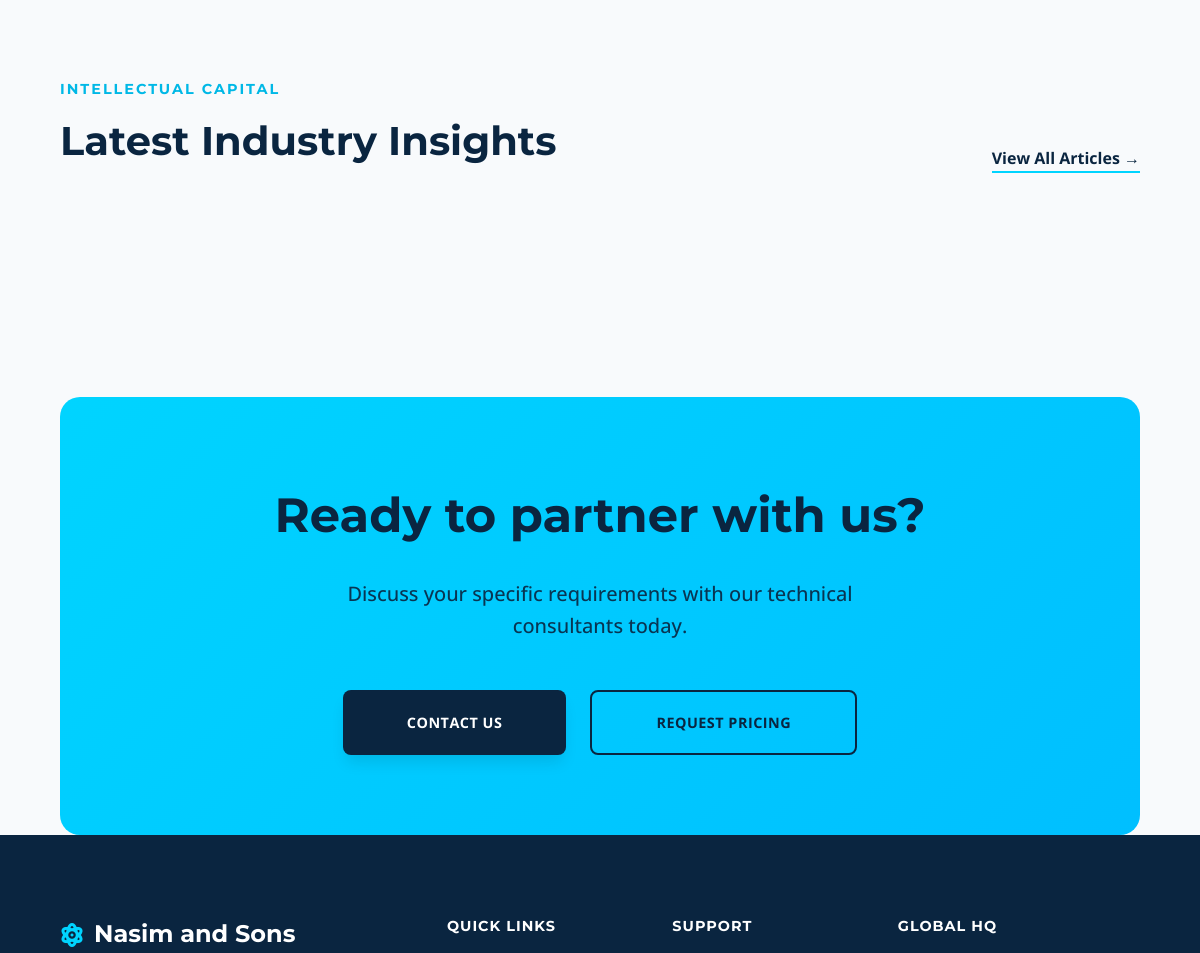
The app's page / (middle part), older data.
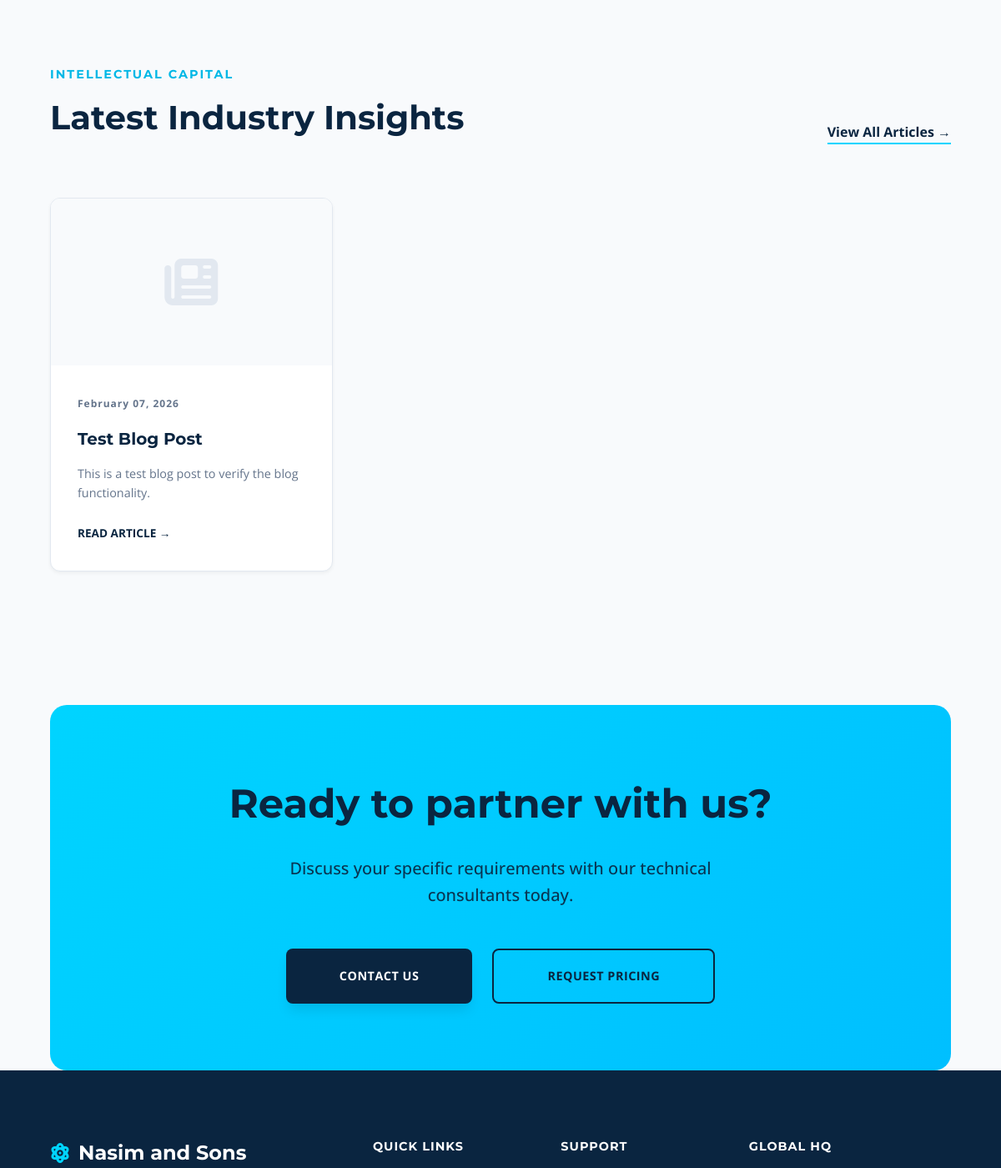
The same page, newer data.
### blog/models.py (models this page shows, shortened)
class BlogPost(models.Model):
    title = models.CharField(max_length=255)
    slug = models.SlugField(unique=True, blank=True)
    category = models.ForeignKey(BlogCategory, on_delete=models.SET_NULL, null=True, blank=True)
    content = RichTextField()
    image = models.ImageField(upload_to='blog/', blank=True, null=True)
    created_at = models.DateTimeField(auto_now_add=True)
    is_published = models.BooleanField(default=True)
    meta_title = models.CharField(max_length=255, blank=True)
    meta_description = models.TextField(blank=True)
    def get_absolute_url(self):
        return reverse('blog:post_detail', args=[self.slug])

### core/views.py (the view)
# urls.py: path('', views.home, name='home'),
def home(request):
    categories = Category.objects.all()[:6]
    featured_products = Product.objects.filter(is_active=True)[:4]
    latest_posts = BlogPost.objects.filter(is_published=True).order_by('-created_at')[:3]
    return render(request, 'core/home.html', {
        'categories': categories,
        'featured_products': featured_products,
        'latest_posts': latest_posts
    })

### core/context_processors.py (called while the page is built)
def nasim_global_context(request):
    cart = QuoteCart(request)
    return {
        'cart_count': len(cart),
        'company_name': 'Nasim and Sons',
        'meta_site_domain': 'nasimandsons.com'
    }

### inquiries/cart.py (called while the page is built)
    def __len__(self):
        return len(self.cart)

### products/models.py (called while the page is built)
    def get_absolute_url(self):
        return reverse('products:resolver', args=[self.slug])

### templates/core/home.html (shortened to what this page needs)
{% extends 'base.html' %}
{% load static %}
{% block content %}
<section class="section">
    <div class="container">
        <div style="display: flex; justify-content: space-between; align-items: flex-end; margin-bottom: 4rem;" data-aos="fade-up">
            <div>
                <h4 style="color: var(--accent-dark); text-transform: uppercase; letter-spacing: 2px; font-size: 0.9rem; margin-bottom: 0.5rem;">Intellectual Capital</h4>
                <h2 style="font-size: 2.5rem;">Latest Industry Insights</h2>
            </div>
            <a href="{% url 'blog:list' %}" style="color: var(--primary); font-weight: 700; border-bottom: 2px solid var(--accent);">View All Articles &rarr;</a>
        </div>
        <div class="grid grid-3">
            {% for post in latest_posts %}
            <div class="card" data-aos="fade-up">
                <div style="height: 200px; background: var(--bg-light); overflow: hidden;">
                    {% if post.image %}
                    <img src="{{ post.image.url }}" style="height: 100%; width: 100%; object-fit: cover;">
                    {% else %}
                    <div style="height: 100%; display: flex; align-items: center; justify-content: center; color: var(--border); font-size: 4rem;">
                        <i class="fas fa-newspaper"></i>
                    </div>
                    {% endif %}
                </div>
                <div style="padding: 2rem;">
                    <span style="font-size: 0.75rem; color: var(--text-muted); font-weight: 700; letter-spacing: 1px;">{{ post.created_at|date:"F d, Y" }}</span>
                    <h3 style="font-size: 1.25rem; margin: 1rem 0; line-height: 1.4;">{{ post.title }}</h3>
                    <p style="color: var(--text-muted); font-size: 0.9rem; margin-bottom: 1.5rem;">{{ post.content|striptags|truncatewords:15 }}</p>
                    <a href="{{ post.get_absolute_url }}" style="color: var(--primary); font-weight: 700; font-size: 0.85rem; text-transform: uppercase;">Read Article &rarr;</a>
                </div>
            </div>
            {% endfor %}
        </div>
    </div>
</section>
<section class="section" style="padding-bottom: 0;">
    <div class="container">
        <div style="background: linear-gradient(135deg, var(--accent) 0%, #00bfff 100%); padding: 80px; border-radius: var(--radius-lg); text-align: center; color: var(--primary);" data-aos="zoom-in">
            <h2 style="font-size: 3rem; margin-bottom: 1.5rem;">Ready to partner with us?</h2>
            <p style="font-size: 1.25rem; font-weight: 500; margin-bottom: 3rem; max-width: 600px; margin-left: auto; margin-right: auto; opacity: 0.9;">
                Discuss your specific requirements with our technical consultants today.
            </p>
            <div style="display: flex; gap: 1.5rem; justify-content: center; flex-wrap: wrap;">
                <a href="{% url 'core:contact' %}" class="btn btn-primary" style="padding: 1.2rem 4rem;">Contact Us</a>
                <a href="{% url 'inquiries:quote_list' %}" class="btn btn-outline" style="padding: 1.2rem 4rem; border-color: var(--primary);">Request Pricing</a>
            </div>
        </div>
    </div>
</section>
{% endblock %}

Row changes from the older to the newer data that the page shows:
added BlogPost: created_at "February 07, 2026", title "Test Blog Post", content "This is a test blog post to verify the blog functionality."
